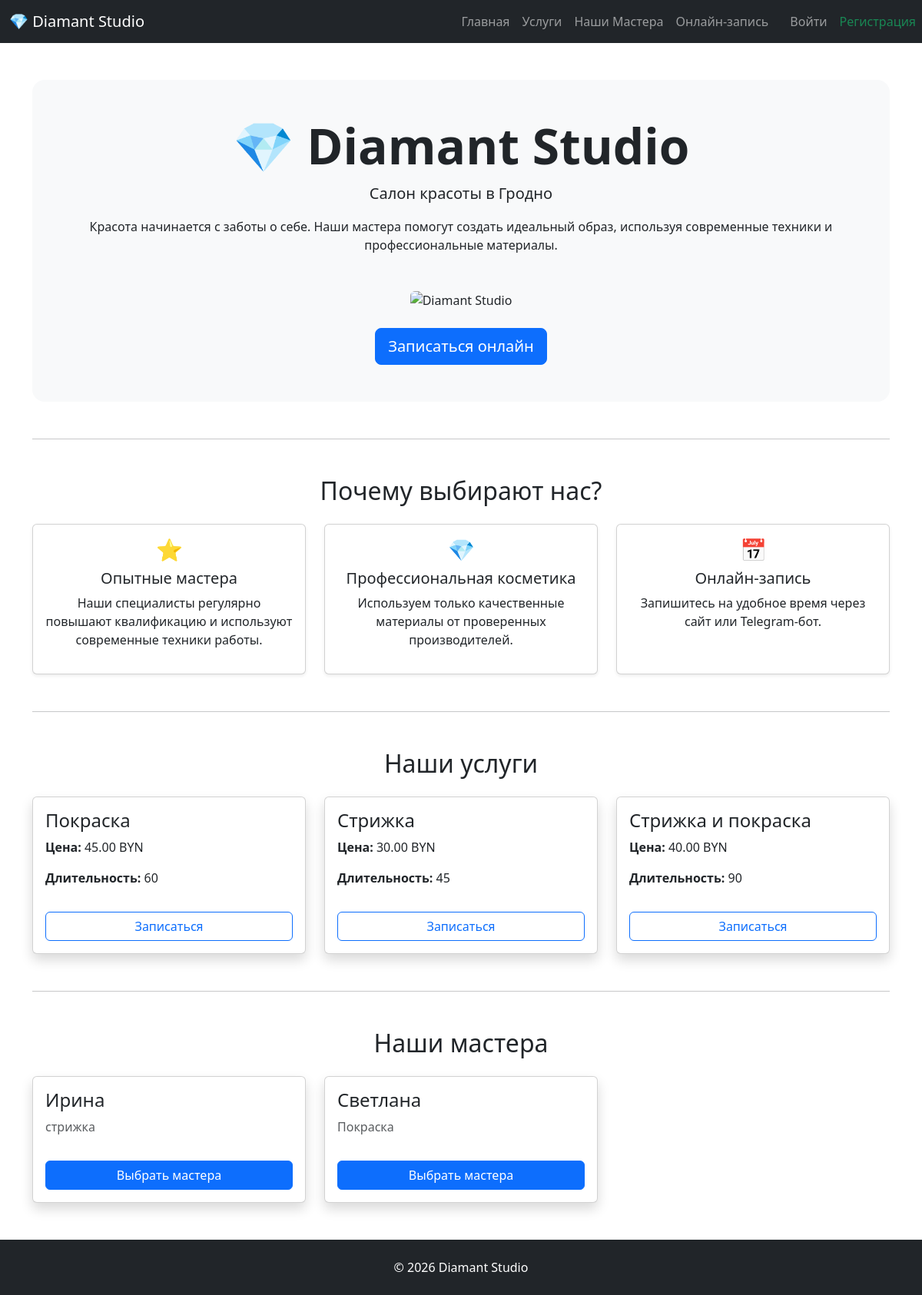
The page / on the database its author committed.
### services/models.py (models this page shows, shortened)
class Service(models.Model):
    class Meta:
        verbose_name = "Услуга"
        verbose_name_plural = "Услуги"
        ordering = ["name"]
    name = models.CharField(max_length=150)
    price = models.DecimalField(
        max_digits=10,
        decimal_places=2,
        validators=[MinValueValidator(Decimal('0.00'))]
        )
    duration = models.PositiveIntegerField()

### masters/models.py (models this page shows, shortened)
class Master(models.Model):
    class Meta:
        verbose_name = "Мастер"
        verbose_name_plural = "Мастера"
        ordering = ["name"]
    name = models.CharField(max_length=50)
    specialization = models.CharField(max_length=200)
    about = models.TextField()
    photo = models.ImageField(blank=True, null=True)
    is_active = models.BooleanField(default=True)
    services = models.ManyToManyField(
        "services.Service",
        related_name="masters",
        verbose_name="Услуги",
        blank=True,
    )
    work_start = models.TimeField(default="08:00")
    work_end = models.TimeField(default="20:00")
    experience = models.PositiveIntegerField(
        default=1,
        verbose_name="Опыт работы  (лет)"
    )

### core/views.py (the view)
# urls.py: path('', index, name="index"),
def index(request):
    services = Service.objects.all()
    masters = Master.objects.all()
    return render(
        request,
        "index.html",
        {
            "services": services,
            "masters": masters,
        },
    )

### templates/index.html (shortened to what this page needs)
{% extends "base.html" %}
{% load static %}
{% block content %}
<div class="bg-light rounded-4 p-5 text-center">
    <h1 class="display-3 fw-bold">
        💎 Diamant Studio
    </h1>
    <p class="lead">
        Салон красоты в Гродно
    </p>
    <p class="mb-4">
        Красота начинается с заботы о себе.
        Наши мастера помогут создать идеальный образ,
        используя современные техники и профессиональные материалы.
    </p>
    <img
        src="{% static 'images/salon.jpg' %}"
        class="img-fluid rounded my-4"
        alt="Diamant Studio"
    >
    <br>
    <a href="/appointment/" class="btn btn-primary btn-lg">
        Записаться онлайн
    </a>
</div>
<hr class="my-5">
<h2 class="text-center mb-4">
    Почему выбирают нас?
</h2>
<div class="row g-4">
    <div class="col-md-4">
        <div class="card h-100 shadow-sm">
            <div class="card-body text-center">
                <h3>⭐</h3>
                <h5>Опытные мастера</h5>
                <p>
                    Наши специалисты регулярно повышают квалификацию
                    и используют современные техники работы.
                </p>
            </div>
        </div>
    </div>
    <div class="col-md-4">
        <div class="card h-100 shadow-sm">
            <div class="card-body text-center">
                <h3>💎</h3>
                <h5>Профессиональная косметика</h5>
                <p>
                    Используем только качественные материалы
                    от проверенных производителей.
                </p>
            </div>
        </div>
    </div>
    <div class="col-md-4">
        <div class="card h-100 shadow-sm">
            <div class="card-body text-center">
                <h3>📅</h3>
                <h5>Онлайн-запись</h5>
                <p>
                    Запишитесь на удобное время через сайт
                    или Telegram-бот.
                </p>
            </div>
        </div>
    </div>
</div>
<hr class="my-5">
<h2 class="text-center mb-4">
    Наши услуги
</h2>
<div class="row g-4">
    {% for service in services %}
    <div class="col-md-4">
        <div class="card h-100 shadow">
            <div class="card-body d-flex flex-column justify-content-between">
                <div>
                    <h4>{{ service.name }}</h4>
                    <p>
                        <strong>Цена:</strong>
                        {{ service.price }} BYN
                    </p>
                    <p>
                        <strong>Длительность:</strong>
                        {{ service.duration }}
                    </p>
                </div>
                <div class="mt-3">
                    <a href="/appointment/?service_id={{ service.id }}" class="btn btn-outline-primary w-100">
                        Записаться
                    </a>
                </div>
            </div>
        </div>
    </div>
    {% empty %}
    <p class="text-center">
        Пока услуги отсутствуют.
    </p>
    {% endfor %}
</div>
<hr class="my-5">
<h2 class="text-center mb-4">
    Наши мастера
</h2>
<div class="row g-4">
    {% for master in masters %}
    <div class="col-md-4">
        <div class="card h-100 shadow">
            <div class="card-body d-flex flex-column justify-content-between">
                <div>
                    <h4>{{ master.name }}</h4>
                    <p class="text-muted">
                        {{ master.specialization }}
                    </p>
                </div>
                <div class="mt-3">
                    <a href="/appointment/?master_id={{ master.id }}" class="btn btn-primary w-100">
                        Выбрать мастера
                    </a>
                </div>
            </div>
        </div>
    </div>
    {% empty %}
    <p class="text-center">
        Пока нет доступных мастеров.
    </p>
    {% endfor %}
</div>
{% endblock %}

### rows shown on the page
Service: name "Покраска", price "45.00", duration "60"
Service: name "Стрижка", price "30.00", duration "45"
Service: name "Стрижка и покраска", price "40.00", duration "90"
Master: name "Ирина", specialization "стрижка"
Master: name "Светлана", specialization "Покраска"
